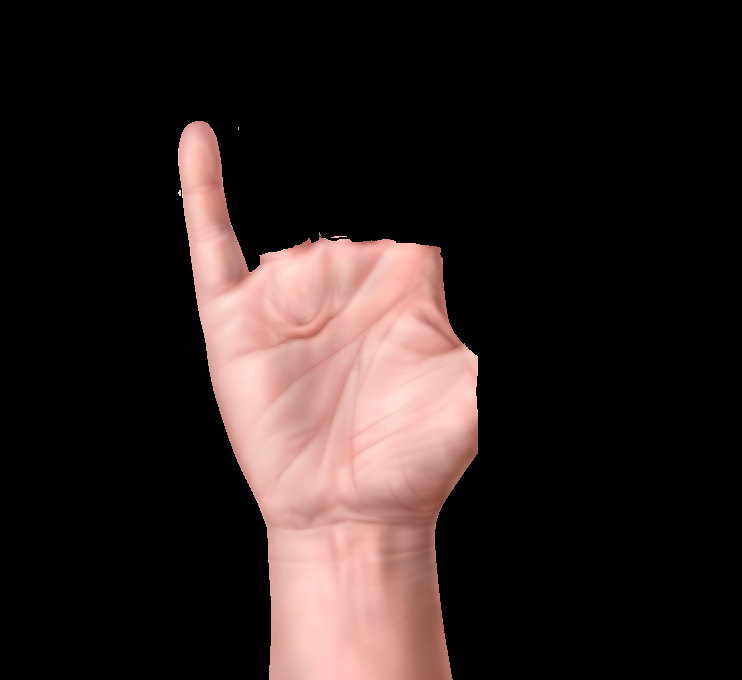
%> input picture Assignment4/f1.png, 742 x 680 px
$ octave A2_170104030.m   (GNU Octave 9; MATLAB toolbox functions it lacks are replaced by stand-ins)
%> lines starting %> are read from the running program, lines starting %| are printed output that depends on the picture; in (x1, y1, x2, y2) boxes, pixels count from 0 and x2, y2 are one past the last pixel; in counts of white or black regions, pixels touching at a corner belong together; the program's own positions count from 1
clc;
figure('WindowState','maximized');
a = 1;
img1 = imread('f1.png');
%> img1 is the input picture: size 680x742x3 uint8; mean R, G, B 44.8, 33.7, 32
img2 = imread('f2.png');
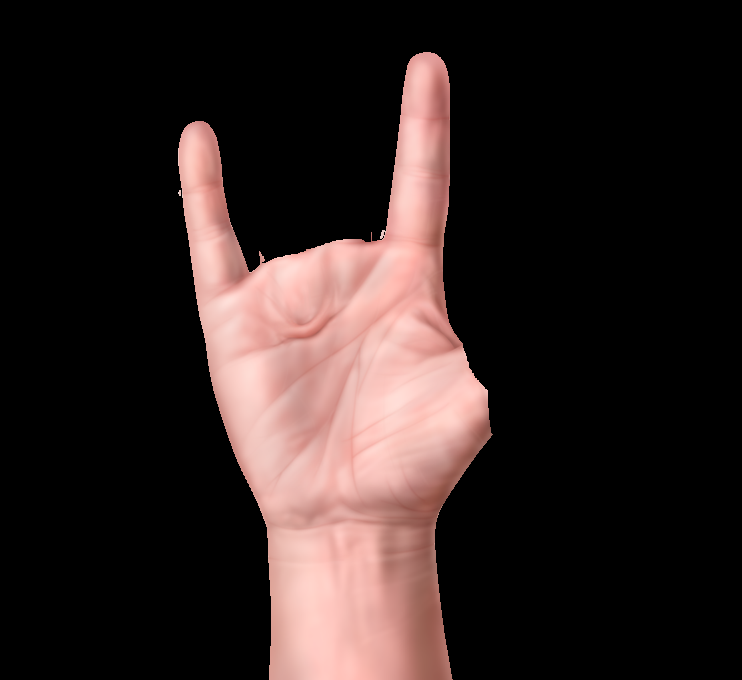
%> input picture Assignment4/f2.png, 742 x 680 px
%> img2 is the input picture: size 680x742x3 uint8; mean R, G, B 49.1, 36.7, 35
img3 = imread('f3.png');
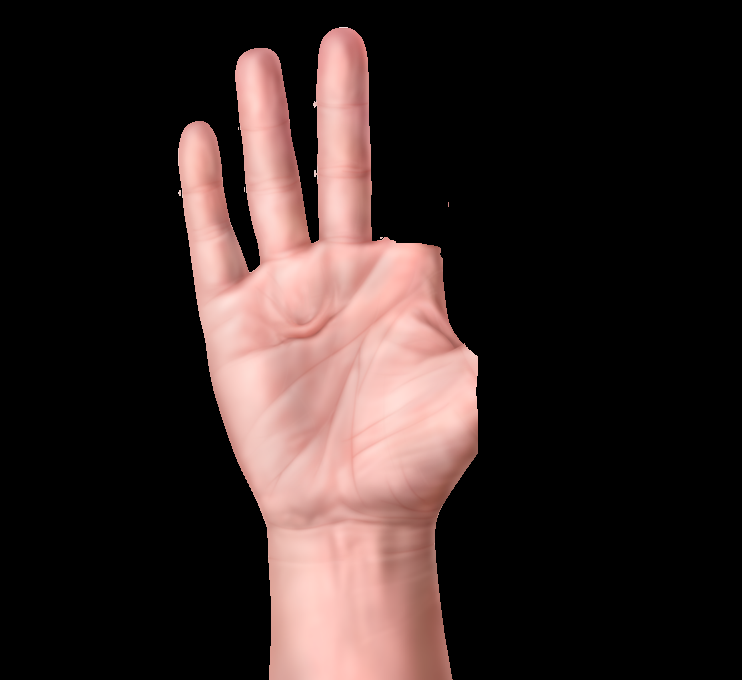
%> input picture Assignment4/f3.png, 742 x 680 px
%> img3 is the input picture: size 680x742x3 uint8; mean R, G, B 54.1, 40.4, 38.5
img4 = imread('f4.png');
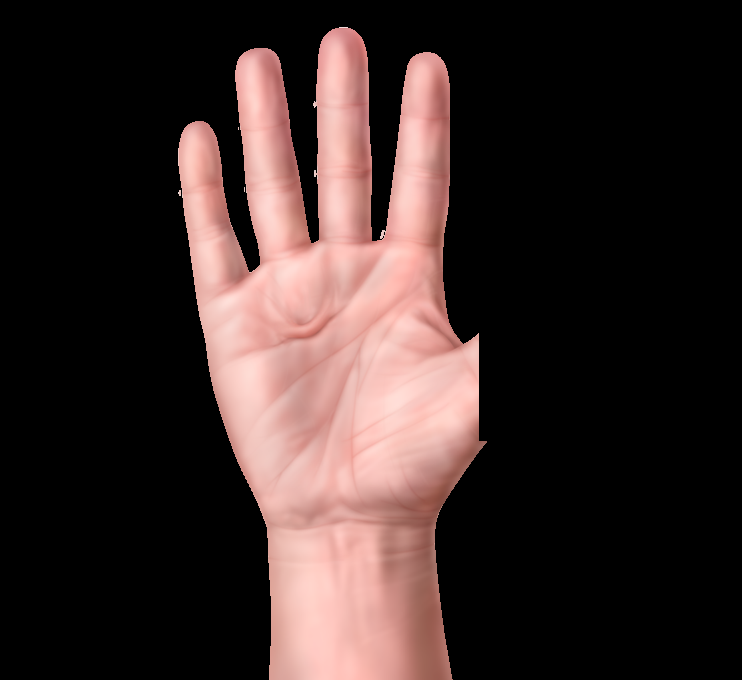
%> input picture Assignment4/f4.png, 742 x 680 px
%> img4 is the input picture: size 680x742x3 uint8; mean R, G, B 58.6, 43.6, 41.5
img5 = imread('f5.png');
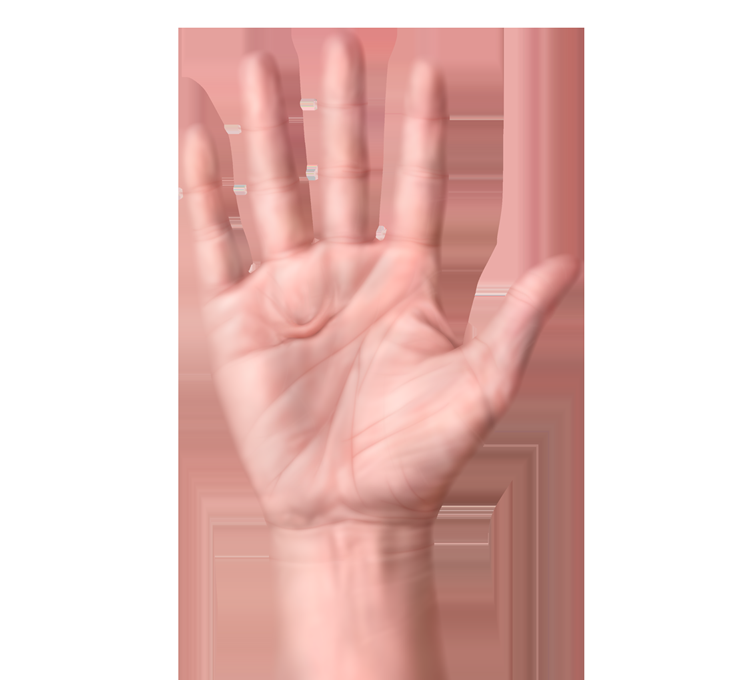
%> input picture Assignment4/f5.png, 742 x 680 px
%> img5 is the input picture: size 680x742x3 uint8; mean R, G, B 232.5, 200.5, 196.6

for i = 1:5
%> this loop made 5 passes; what is shown inside it comes from the first
    %-----reading original images-------

    if (i == 1)
        out1 = img1;
    elseif (i == 2)
        out1 = img2;
    elseif (i == 3)
        out1 = img3;
    elseif (i == 4)
        out1 = img4;
    elseif (i == 5)
        out1 = img5;
    end

    %-------------binary image---------------
    out2 = imbinarize(rgb2gray(out1));
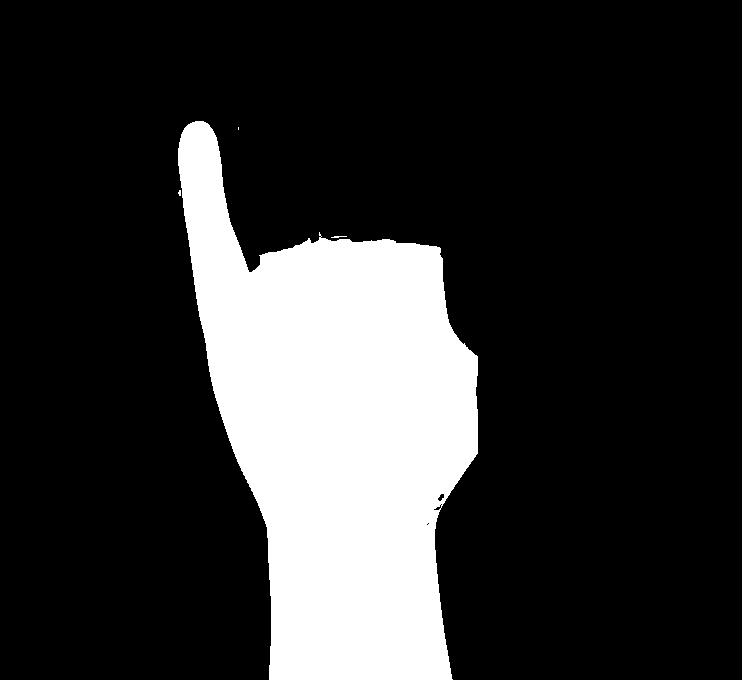
%> out2: size 680x742 logical; 19.7% white; 4 white regions (2 under 20 px), largest, box (x1, y1, x2, y2) and area: (178, 121, 478, 680) 99369, (331, 236, 347, 238) 21

    %-------------- Palm ----------------------
    se = strel('disk',40);
    erode = imerode(out2, se);  %erosion
%> erode: size 680x742 logical; 10% white; 1 white region, box (x1, y1, x2, y2) and area: (238, 280, 439, 680) 50549
    dilated = imdilate(erode, se);    %Dilation
%> dilated: size 680x742 logical; 18.2% white; 1 white region, box (x1, y1, x2, y2) and area: (199, 241, 478, 680) 91624
    out3 = dilated;

    %-------------- fingers(noisy)-------------
    out4 = out2 - out3;
%> out4: size 680x742 double; values 0 (black) and 1 (white), 1.5% white; 29 white regions (19 under 20 px), largest, box (x1, y1, x2, y2) and area: (178, 121, 249, 311) 6941, (428, 482, 458, 542) 275, (410, 243, 443, 276) 240


    %----------------- fingers(noiseless)--------------
    removed_object = bwareaopen(out4, 500);  %Remove small objects
%> removed_object: size 680x742 logical; 1.4% white; 1 white region, box (x1, y1, x2, y2) and area: (178, 121, 249, 311) 6941
    fill_tiny_hole = imfill(removed_object, 'holes');    %fill tiny holes
    doubled_img = double(fill_tiny_hole);
    without_noise = imgaussfilt(doubled_img);
    out5 = without_noise;

    %--------------Number of fingers --------------
    [img,out6] = bwlabel(out5);
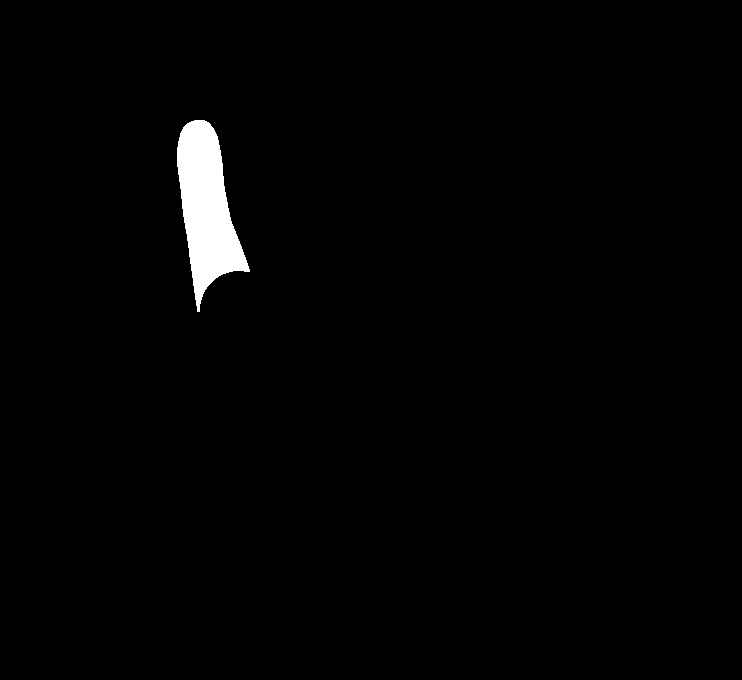
%> img: size 680x742 double; values 0 (black) and 1 (white), 1.5% white; 1 white region, box (x1, y1, x2, y2) and area: (177, 120, 250, 312) 7469
%> out6 = 1


    subplot(5,6,a);
    imshow(out1);
    title('Original');
    a = a + 1;

    subplot(5,6,a);
    imshow(out2);
    title('Binary Image');
    a = a + 1;

    subplot(5,6,a);
    imshow(out3);
    title('Palm');
    a = a + 1;

    subplot(5,6,a);
    imshow(out4);
    title('Fingers(Noisy)');
    a = a + 1;

    subplot(5,6,a);
    imshow(out5);
    title('Fingers(Noiseless)');
    a = a + 1;

    subplot(5,6,a);
    text(0.5, 0.5, int2str(out6));
    xticks([]);
    yticks([]);
    title('Number of Fingers');
    a = a + 1;


end
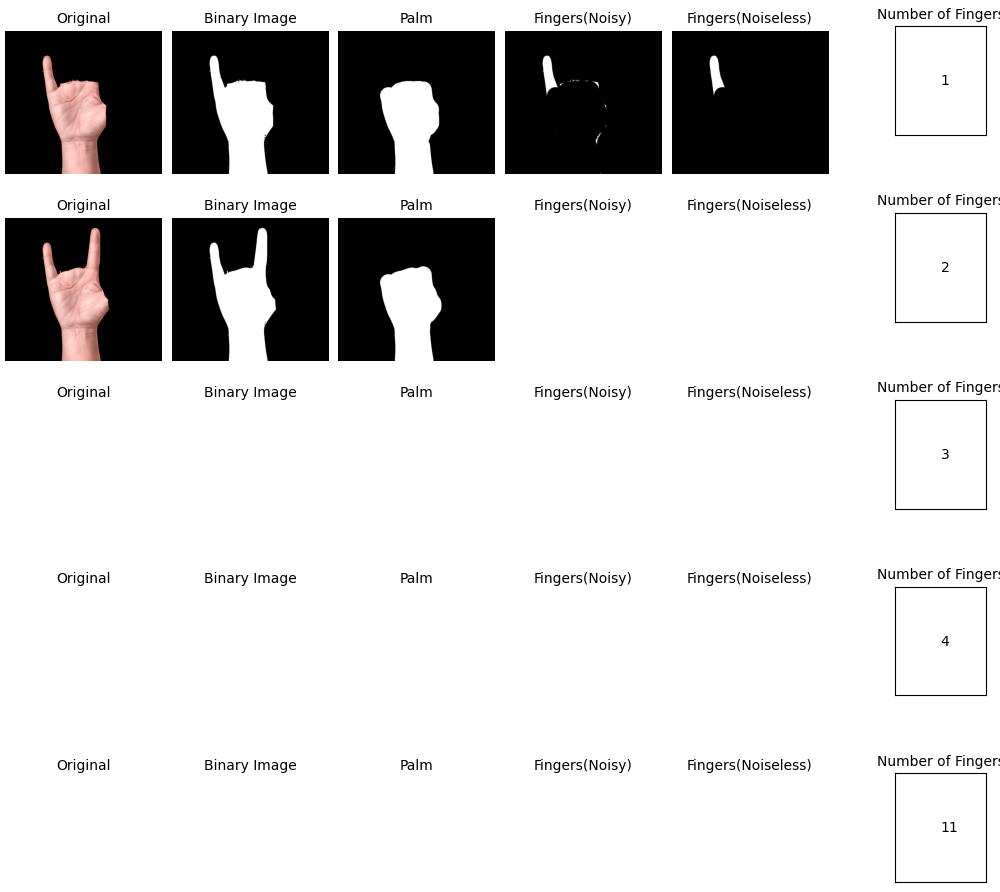
%> figure redrawn from the program's plot data, 30 panels
